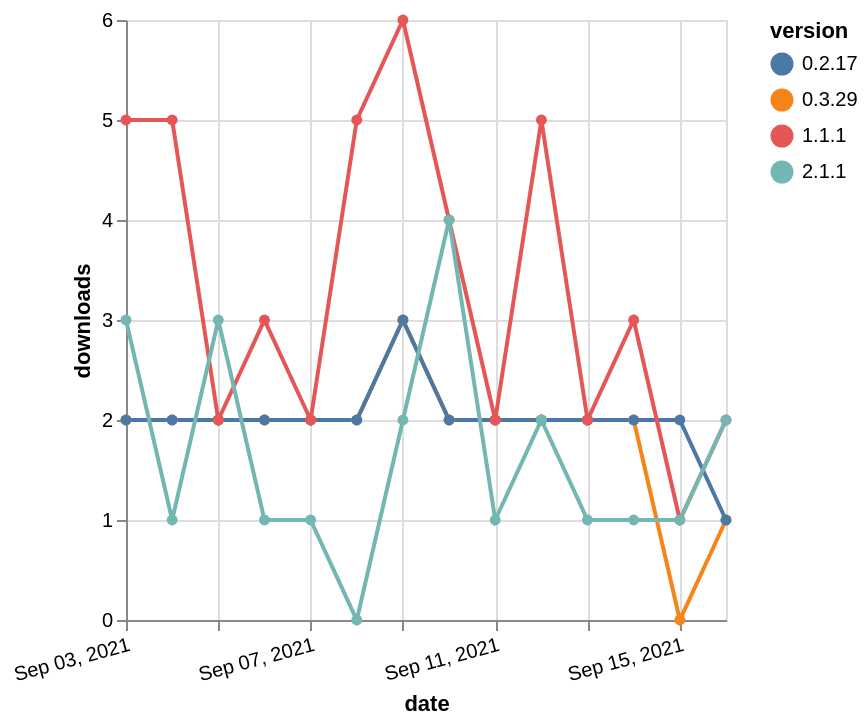

The specification (Vega-Lite) saved for this image:
### Vega-Lite specification from a JSON file in a GitHub repository (floating-point values rounded to 4 significant figures)
{"$schema": "https://vega.github.io/schema/vega-lite/v5.json", "description": "A simple bar chart with embedded data.", "data": {"values": [{"date": "2021-09-03", "total": 2634, "delta": 2, "version": "0.3.29"}, {"date": "2021-09-04", "total": 2636, "delta": 2, "version": "0.3.29"}, {"date": "2021-09-05", "total": 2638, "delta": 2, "version": "0.3.29"}, {"date": "2021-09-06", "total": 2640, "delta": 2, "version": "0.3.29"}, {"date": "2021-09-07", "total": 2642, "delta": 2, "version": "0.3.29"}, {"date": "2021-09-08", "total": 2644, "delta": 2, "version": "0.3.29"}, {"date": "2021-09-09", "total": 2647, "delta": 3, "version": "0.3.29"}, {"date": "2021-09-10", "total": 2649, "delta": 2, "version": "0.3.29"}, {"date": "2021-09-11", "total": 2651, "delta": 2, "version": "0.3.29"}, {"date": "2021-09-12", "total": 2653, "delta": 2, "version": "0.3.29"}, {"date": "2021-09-13", "total": 2655, "delta": 2, "version": "0.3.29"}, {"date": "2021-09-14", "total": 2657, "delta": 2, "version": "0.3.29"}, {"date": "2021-09-15", "total": 2657, "delta": 0, "version": "0.3.29"}, {"date": "2021-09-16", "total": 2658, "delta": 1, "version": "0.3.29"}, {"date": "2021-09-03", "total": 2513, "delta": 2, "version": "0.2.17"}, {"date": "2021-09-04", "total": 2515, "delta": 2, "version": "0.2.17"}, {"date": "2021-09-05", "total": 2517, "delta": 2, "version": "0.2.17"}, {"date": "2021-09-06", "total": 2519, "delta": 2, "version": "0.2.17"}, {"date": "2021-09-07", "total": 2521, "delta": 2, "version": "0.2.17"}, {"date": "2021-09-08", "total": 2523, "delta": 2, "version": "0.2.17"}, {"date": "2021-09-09", "total": 2526, "delta": 3, "version": "0.2.17"}, {"date": "2021-09-10", "total": 2528, "delta": 2, "version": "0.2.17"}, {"date": "2021-09-11", "total": 2530, "delta": 2, "version": "0.2.17"}, {"date": "2021-09-12", "total": 2532, "delta": 2, "version": "0.2.17"}, {"date": "2021-09-13", "total": 2534, "delta": 2, "version": "0.2.17"}, {"date": "2021-09-14", "total": 2536, "delta": 2, "version": "0.2.17"}, {"date": "2021-09-15", "total": 2538, "delta": 2, "version": "0.2.17"}, {"date": "2021-09-16", "total": 2539, "delta": 1, "version": "0.2.17"}, {"date": "2021-09-03", "total": 6877, "delta": 5, "version": "1.1.1"}, {"date": "2021-09-04", "total": 6882, "delta": 5, "version": "1.1.1"}, {"date": "2021-09-05", "total": 6884, "delta": 2, "version": "1.1.1"}, {"date": "2021-09-06", "total": 6887, "delta": 3, "version": "1.1.1"}, {"date": "2021-09-07", "total": 6889, "delta": 2, "version": "1.1.1"}, {"date": "2021-09-08", "total": 6894, "delta": 5, "version": "1.1.1"}, {"date": "2021-09-09", "total": 6900, "delta": 6, "version": "1.1.1"}, {"date": "2021-09-10", "total": 6904, "delta": 4, "version": "1.1.1"}, {"date": "2021-09-11", "total": 6906, "delta": 2, "version": "1.1.1"}, {"date": "2021-09-12", "total": 6911, "delta": 5, "version": "1.1.1"}, {"date": "2021-09-13", "total": 6913, "delta": 2, "version": "1.1.1"}, {"date": "2021-09-14", "total": 6916, "delta": 3, "version": "1.1.1"}, {"date": "2021-09-15", "total": 6917, "delta": 1, "version": "1.1.1"}, {"date": "2021-09-16", "total": 6919, "delta": 2, "version": "1.1.1"}, {"date": "2021-09-03", "total": 547, "delta": 3, "version": "2.1.1"}, {"date": "2021-09-04", "total": 548, "delta": 1, "version": "2.1.1"}, {"date": "2021-09-05", "total": 551, "delta": 3, "version": "2.1.1"}, {"date": "2021-09-06", "total": 552, "delta": 1, "version": "2.1.1"}, {"date": "2021-09-07", "total": 553, "delta": 1, "version": "2.1.1"}, {"date": "2021-09-08", "total": 553, "delta": 0, "version": "2.1.1"}, {"date": "2021-09-09", "total": 555, "delta": 2, "version": "2.1.1"}, {"date": "2021-09-10", "total": 559, "delta": 4, "version": "2.1.1"}, {"date": "2021-09-11", "total": 560, "delta": 1, "version": "2.1.1"}, {"date": "2021-09-12", "total": 562, "delta": 2, "version": "2.1.1"}, {"date": "2021-09-13", "total": 563, "delta": 1, "version": "2.1.1"}, {"date": "2021-09-14", "total": 564, "delta": 1, "version": "2.1.1"}, {"date": "2021-09-15", "total": 565, "delta": 1, "version": "2.1.1"}, {"date": "2021-09-16", "total": 567, "delta": 2, "version": "2.1.1"}]}, "width": "container", "mark": {"type": "line", "point": {"filled": true}}, "encoding": {"x": {"field": "date", "type": "temporal", "timeUnit": "yearmonthdate", "title": "date", "axis": {"labelAngle": -15}}, "y": {"field": "delta", "type": "quantitative", "title": "downloads"}, "color": {"field": "version", "type": "nominal"}, "tooltip": {"field": "delta"}}}
